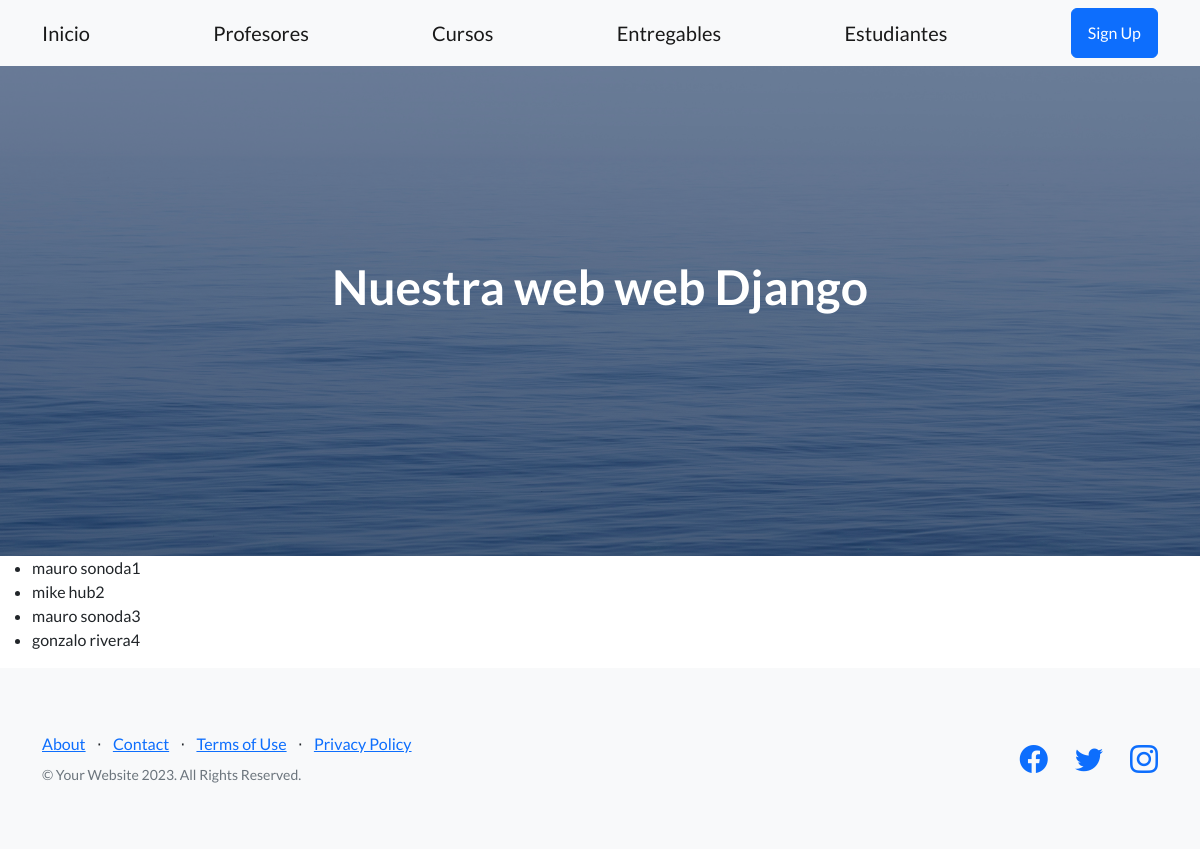
The page /app-coderdos/lista-estudiantes/ on the database its author committed.
### AppCoderDos/models.py (models this page shows)
class Estudiantes(models.Model):
    nombre = models.CharField(max_length=50)
    Apellido = models.CharField(max_length=50)
    email=models.EmailField(null=True) #como ya tengo registro le coloco null
    def __str__(self):
        return f'{self.nombre} {self.Apellido}' #para verlos en el admin con nombres
    class meta():
        verbose_name='studients' #para cambiarle el nombre

### AppCoderDos/views.py (the view)
# urls.py: path('lista-estudiantes/',listaEstudiantes,name='listaestudiantes'),
def listaEstudiantes(req): #para leer todos los estudiantes
    estudiantes=Estudiantes.objects.all() #me traigo todos
    return render(req,"leerEstudiantes.html",{"estudiantes":estudiantes})

### AppCoderDos/Templates/leerEstudiantes.html
{% extends 'padre.html' %}
{% block ContenidoQueCambia %}
    <ul>
        {% for estudiante in estudiantes%}
            <li>{{estudiante}}{{estudiante.id}}</li>
        {% endfor %}
    </ul>
{% endblock ContenidoQueCambia %}

### rows shown on the page
Estudiantes: nombre+Apellido "mauro sonoda", id "1"
Estudiantes: nombre+Apellido "mike hub", id "2"
Estudiantes: nombre+Apellido "mauro sonoda", id "3"
Estudiantes: nombre+Apellido "gonzalo rivera", id "4"
